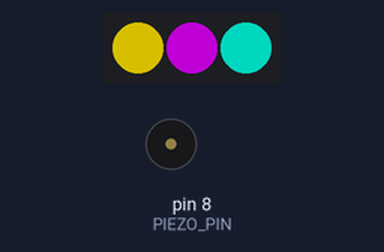
Bench run of a sketch on a simulated Arduino Uno, built with avr-gcc and run on an emulated ATmega328P. Parts: 3 RGB LEDs in strip order, left to right, buzzer (waves = sounding). Dim RGB values are drawn brighter than linear; random numbers use the default seed unless the sketch sets one.

Above: at 2.5 s.
At 4.7 s:
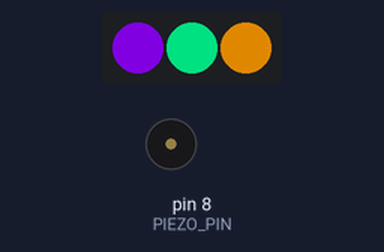
At 13.3 s:
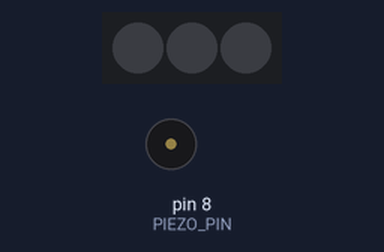
At 22.3 s:
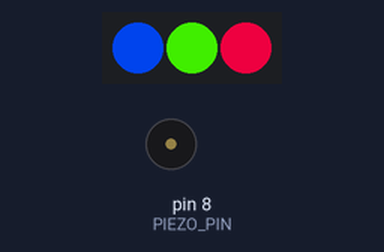
At 29.36 s:
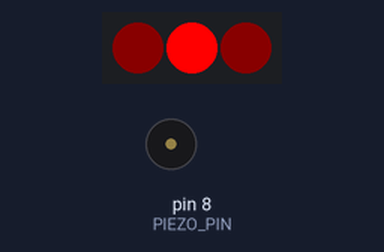
At 36.44 s:
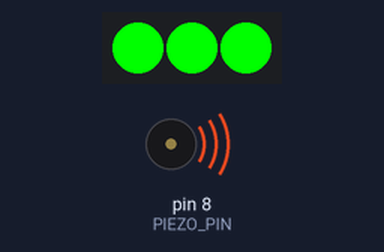
Timing chart, 0 to 40.0 s (numbered marks = the images above):
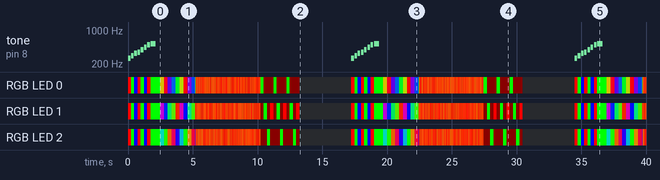

Measured:
- by itself, RGB LED 0: off → RGB(255, 0, 0) at 0.00 s, → RGB(0, 255, 0) 0.25 s later, → RGB(0, 0, 255) 0.25 s later, → RGB(255, 0, 0) 0.25 s later, … (220 changes in this stretch)
- by itself, RGB LED 1: off → RGB(255, 0, 0) at 0.00 s, → RGB(0, 255, 0) 0.25 s later, → RGB(0, 0, 255) 0.25 s later, → RGB(255, 0, 0) 0.25 s later, … (232 changes in this stretch)

The sketch:

neo-test.ino
```cpp
#include <Adafruit_NeoPixel.h>


#define NEOPIXEL_PIN 6
#define NUM_PIXELS 3
#define PIEZO_PIN 8


Adafruit_NeoPixel strip(NUM_PIXELS, NEOPIXEL_PIN, NEO_GRB + NEO_KHZ800);

// Helper: Theater chase (Cylon eye) effect
void theaterChase(int cycles = 3, int delayMs = 250) {
  // Forward
  for (int c = 0; c < cycles; c++) {
    for (int i = 0; i < NUM_PIXELS; i++) {


      for (int j = 0; j < NUM_PIXELS; j++) {
        if (j == i) {
          strip.setPixelColor(j, strip.Color(0, 255, 0));
        } else {
          strip.setPixelColor(j, strip.Color(10, 0, 0)); // Dim/off
        }
      }
      strip.show();
      delay(delayMs);
    }
    // Backward
    for (int i = NUM_PIXELS - 2; i > 0; i--) {
      for (int j = 0; j < NUM_PIXELS; j++) {
        if (j == i) {
          strip.setPixelColor(j, strip.Color(255, 0, 0));
        } else {
          strip.setPixelColor(j, strip.Color(10, 0, 0));
        }
      }
      strip.show();
      delay(delayMs);
    }
  }
}

// Helper: Fire effect (flickering red/orange/yellow)
void fireEffect(int durationMs = 5000) {
  unsigned long start = millis();
  while (millis() - start < durationMs) {
    for (int i = 0; i < NUM_PIXELS; i++) {
      // Random red/orange/yellow
      int r = random(180, 255);
      int g = random(20, 80);
      int b = random(0, 10);
      strip.setPixelColor(i, strip.Color(r, g, b));
    }
    strip.show();
    delay(random(30, 80));
  }
}

// Helper: Wheel function to get rainbow colors
uint32_t wheel(byte pos) {
  if (pos < 85) {
    return strip.Color(pos * 3, 255 - pos * 3, 0);
  } else if (pos < 170) {
    pos -= 85;
    return strip.Color(255 - pos * 3, 0, pos * 3);
  } else {
    pos -= 170;
    return strip.Color(0, pos * 3, 255 - pos * 3);
  }
}

// Simple melody (notes in Hz and durations in ms)
int melody[] = { 262, 294, 330, 349, 392, 440, 494, 523 }; // C D E F G A B C
int noteDurations[] = { 200, 200, 200, 200, 200, 200, 200, 400 };

void runShow() {
  // Play a simple tune and LED show
  for (int i = 0; i < 8; i++) {
    // Play note
    tone(PIEZO_PIN, melody[i], noteDurations[i]);
    // Show color on NeoPixels
    uint32_t color = strip.Color(
      (i % 3 == 0) ? 255 : 0,
      (i % 3 == 1) ? 255 : 0,
      (i % 3 == 2) ? 255 : 0
    );
    for (int j = 0; j < NUM_PIXELS; j++) {
      strip.setPixelColor(j, color);
    }
    strip.show();
    delay(noteDurations[i]);
    noTone(PIEZO_PIN);
    delay(50);
  }

  // Independent rainbow effect for each pixel
  for (int k = 0; k < 100; k++) {
    for (int i = 0; i < NUM_PIXELS; i++) {
      // Each pixel cycles at a different speed/offset
      strip.setPixelColor(i, wheel((k * 5 + i * 85) & 255));
    }
    strip.show();
    delay(30);
  }


  // Fire effect after rainbow
  fireEffect();

  // Theater chase (Cylon eye) effect after fire
  theaterChase();

  // Turn off LEDs at end of show
  strip.clear();
  strip.show();
}

void setup() {
  strip.begin();
  strip.show();
  runShow();
}

void loop() {
  delay(4000);
  runShow();
}
```
